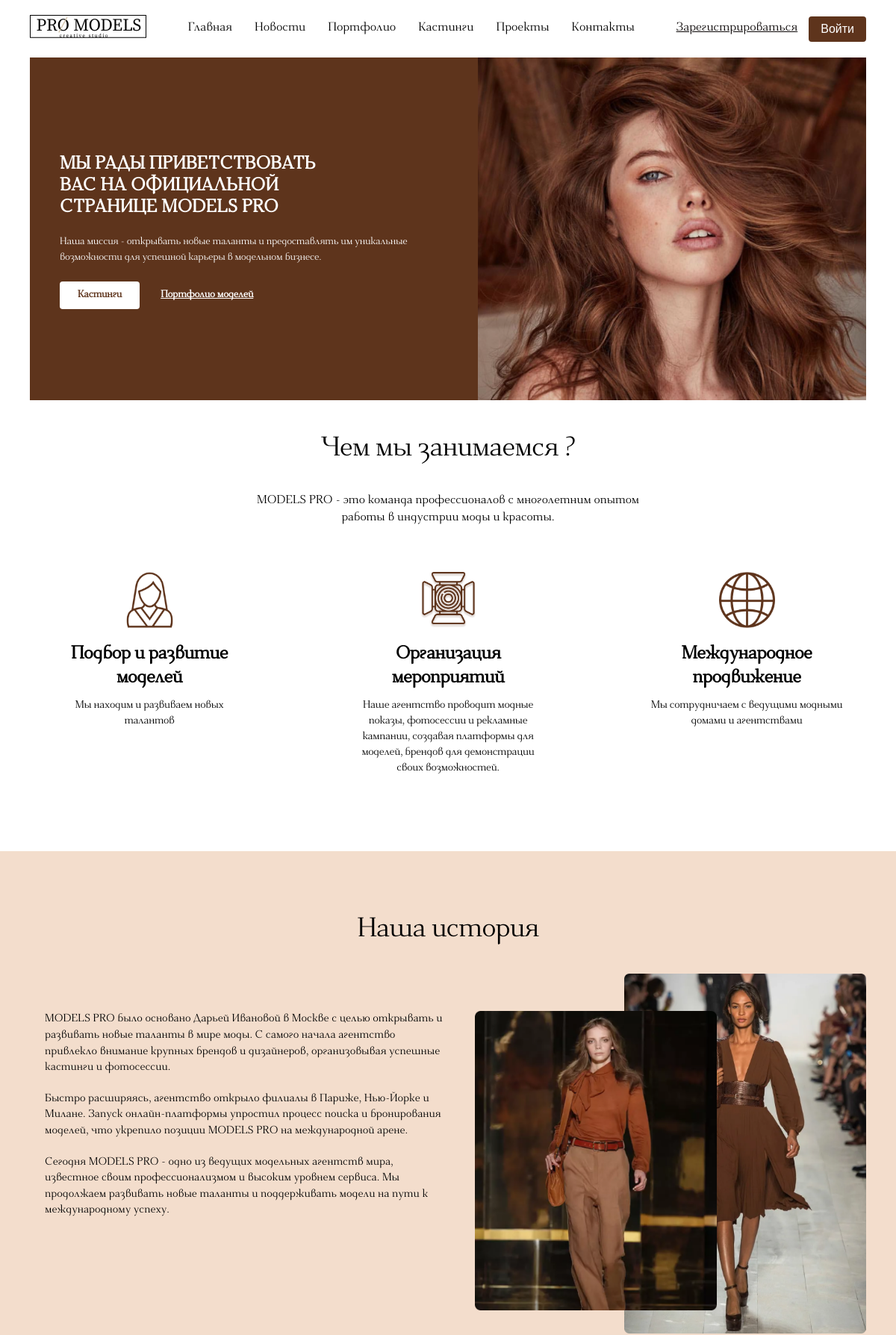
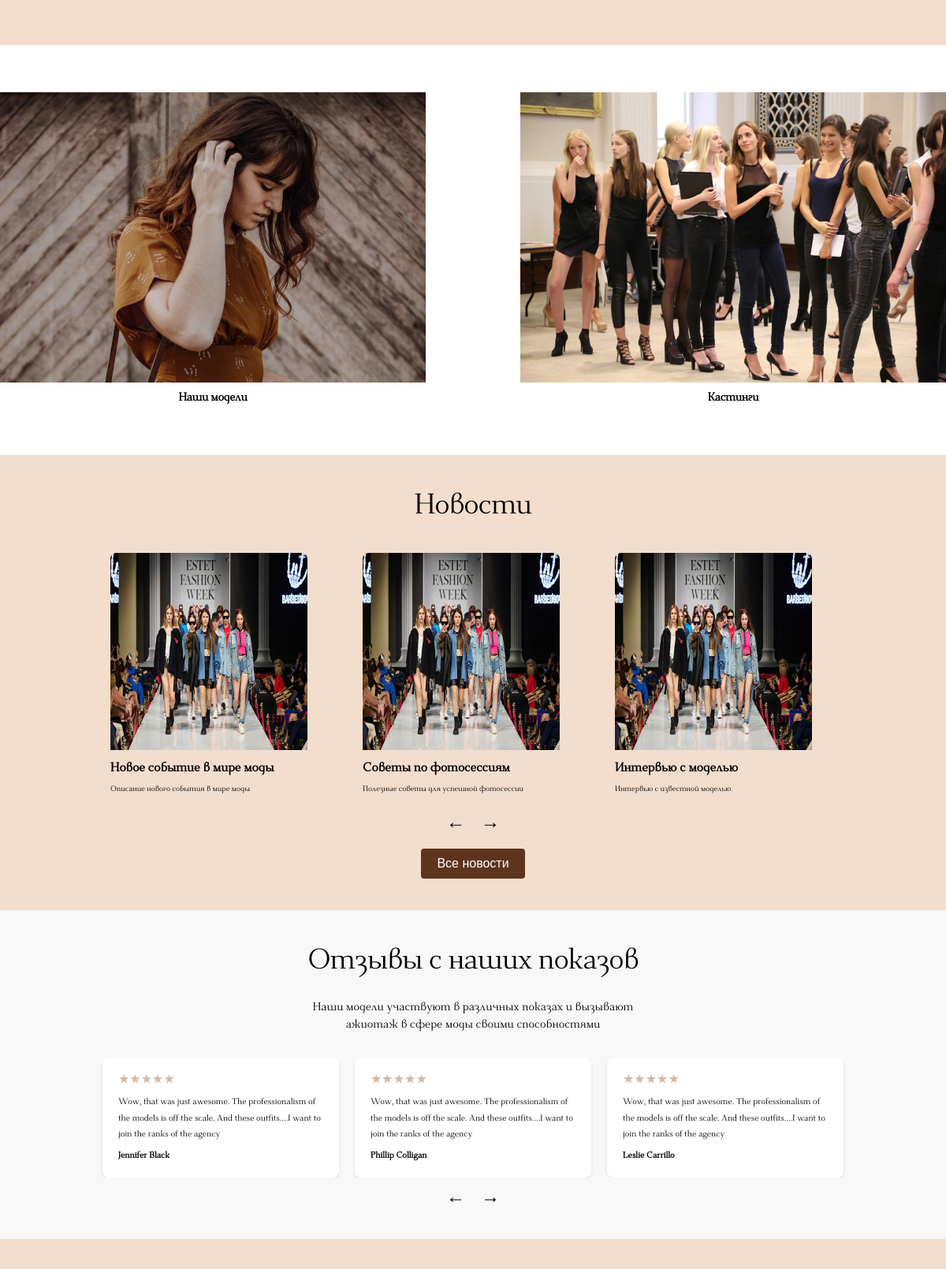
The page / (upper part) on the database its author committed (2 pictures, top to bottom).
### tables this page shows
CREATE TABLE `posts` (
  `post_id` int NOT NULL,
  `title` varchar(255) NOT NULL,
  `image_path` varchar(255) DEFAULT NULL,
  `main_text` text,
  `category` varchar(255) NOT NULL,
  `user_id` int DEFAULT NULL,
  `created_at` timestamp NOT NULL DEFAULT CURRENT_TIMESTAMP
);

### index.php (the view, shortened to what this page needs)
<?php
include_once 'header.php';
require_once 'database_connection.php';
try {
    $stmt = $pdo->query("
        SELECT *
        FROM posts
        ORDER BY created_at DESC  -- Сортировка по дате создания, чтобы новые посты были первыми
        LIMIT 6  -- Ограничение на количество новостей
    ");
    $posts = $stmt->fetchAll(PDO::FETCH_ASSOC);
} catch (PDOException $e) {
    echo "Ошибка при получении новостей: " . $e->getMessage();
}
?>
<section class="content-block">
	<div class="text-block">
		<h1>Мы рады приветствовать <br> вас на официальной <br> странице Models pro</h1>
		<p>Наша миссия - открывать новые таланты и предоставлять им уникальные возможности для успешной карьеры в модельном
			бизнесе.</p>
		<div>
			<a href="casting.php" class="action-button">Кастинги</a>
			<a href="portfolio.php" class="more-link">Портфолио моделей</a>
		</div>
	</div>
	<div class="image-block">
		<img src="img/sec_image.png" alt="Изображение">
	</div>
</section>
<section class="feature-block">
	<div class="feature-block-inner">
		<div class="feature-block-header">
			<h2>Чем мы занимаемся ?</h2>
		</div>
		<p>MODELS PRO - это команда профессионалов с многолетним опытом <br> работы в индустрии моды и красоты.</p>
		<div class="card-container">
			<div class="card">
				<img src="img/icon1.png" alt="Иконка карточки">
				<h3>Подбор и развитие моделей</h3>
				<p>Мы находим и развиваем новых талантов</p>
			</div>
			<div class="card">
				<img src="img/icon2.png" alt="Иконка карточки">
				<h3>Организация мероприятий</h3>
				<p>Наше агентство проводит модные показы, фотосессии и рекламные кампании, создавая платформы для моделей,
					брендов для демонстрации своих возможностей.</p>
			</div>
			<div class="card">
				<img src="img/icon3.png" alt="Иконка карточки">
				<h3>Международное продвижение</h3>
				<p>Мы сотрудничаем с ведущими модными домами и агентствами</p>
			</div>
		</div>
	</div>
</section>
<section class="image-text-block">
	<div class="image-text-block-inner">
		<h2 class="block-title">Наша история</h2>
		<div class="content-wrapper">
			<div class="text-column">
				<p>MODELS PRO было основано Дарьей Ивановой в Москве с целью открывать и развивать новые таланты в мире моды. С
					самого начала агентство привлекло внимание крупных брендов и дизайнеров, организовывая успешные кастинги и
					фотосессии.
				</p>
				<p>
					Быстро расширяясь, агентство открыло филиалы в Париже, Нью-Йорке и Милане. Запуск онлайн-платформы упростил
					процесс поиска и бронирования моделей, что укрепило позиции MODELS PRO на международной арене.
				</p>
				<p> Сегодня MODELS PRO - одно из ведущих модельных агентств мира, известное своим профессионализмом и высоким
					уровнем сервиса. Мы продолжаем развивать новые таланты и поддерживать модели на пути к международному
					успеху.
				</p>
			</div>
			<div class="image-column">
				<div class="image-overlay">
					<img src="img/image_2.png" alt="Изображение 1">
					<img src="img/image_1.png" alt="Изображение 2">
				</div>
			</div>
		</div>
	</div>
</section>
<section class="image-links-block">
	<div class="image-link">
		<a href="portfolio.php">
			<img src="img/image_link_1.png" alt="Наши модели">
			<p>Наши модели</p>
		</a>
	</div>
	<div class="image-link">
		<a href="casting.php">
			<img src="img/image_link_2.png" alt="Кастинги">
			<p>Кастинги</p>
		</a>
	</div>
</section>
<section class="news-block">
	<h2 class="block-title">Новости</h2>
	<div class="news-carousel">
		<div class="carousel-wrapper">
			<div class="carousel">
		  <?php foreach ($posts as $post): ?>
						<div class="news-card">
							<img src="<?php echo $post['image_path']; ?>" alt="<?php echo htmlspecialchars($post['title']); ?>">
							<a href="news_details.php?post_id=<?php echo $post['post_id']; ?>"><h3><?php echo htmlspecialchars($post['title']); ?></h3></a>
							<p><?php echo htmlspecialchars($post['main_text']); ?></p>
						</div>
		  <?php endforeach; ?>
			</div>
		</div>
	</div>
	<div class="carousel-controls">
		<button class="carousel-arrow left-arrow">&larr;</button>
		<button class="carousel-arrow right-arrow">&rarr;</button>
	</div>
	<button class="all-news-button">Все новости</button>
</section>
<section class="reviews-block">
	<h2 class="block-title">Отзывы с наших показов</h2>
	<p class="block-description">
		Наши модели участвуют в различных показах и вызывают <br> ажиотаж в сфере моды своими способностями
	</p>
	<div class="reviews-carousel">
		<div class="carousel-wrapper">
			<div class="review-carousel">
				<div class="review-card">
					<div class="stars">
						&#9733;&#9733;&#9733;&#9733;&#9733;
					</div>
					<p class="review-text">Wow, that was just awesome. The professionalism of the models is off the scale. And
						these outfits....I want to join the ranks of the agency</p>
					<p class="reviewer-name">Jennifer Black</p>
				</div>
				<div class="review-card">
					<div class="stars">
						&#9733;&#9733;&#9733;&#9733;&#9733;
					</div>
					<p class="review-text">Wow, that was just awesome. The professionalism of the models is off the scale. And
						these outfits....I want to join the ranks of the agency</p>
					<p class="reviewer-name">Phillip Colligan</p>
				</div>
				<div class="review-card">
					<div class="stars">
						&#9733;&#9733;&#9733;&#9733;&#9733;
					</div>
					<p class="review-text">Wow, that was just awesome. The professionalism of the models is off the scale. And
						these outfits....I want to join the ranks of the agency</p>
					<p class="reviewer-name">Leslie Carrillo</p>
				</div>
			</div>
		</div>
	</div>
	<div class="carousel-controls">
		<button class="carousel-arrow review-left-arrow">&larr;</button>
		<button class="carousel-arrow review-right-arrow">&rarr;</button>
	</div>
</section>
<?php
include_once 'footer.php';
?>

### rows shown on the page
posts: image_path (picture), title "Новое событие в мире моды", main_text "Описание нового события в мире моды"
posts: image_path (picture), title "Советы по фотосессиям", main_text "Полезные советы для успешной фотосессии"
posts: image_path (picture), title "Интервью с моделью", main_text "Интервью с известной моделью"
